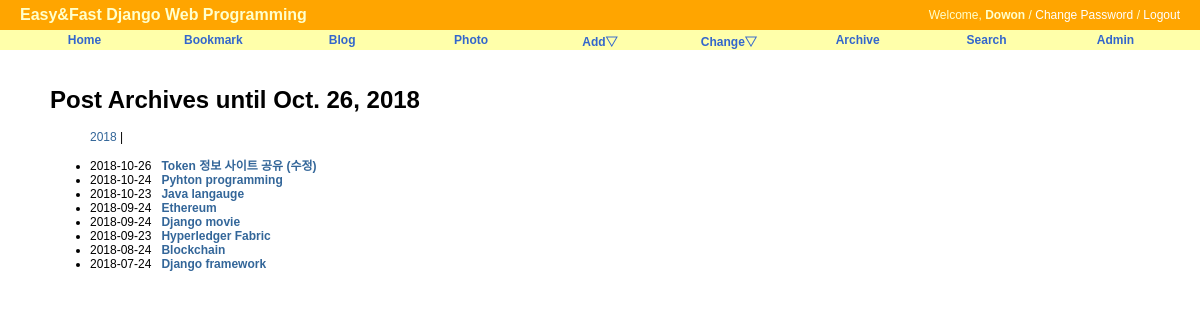
Page /blog/archive/ (signed in) on the committed database.
### blog/models.py (models this page shows, shortened)
class Post(models.Model):
    title       = models.CharField('TITLE', max_length=50)
    slug        = models.SlugField('SLUG', unique=True, allow_unicode=True, help_text='one word for title alias.')
    description = models.CharField('DESCRIPTION', max_length=100, blank=True, null=True, help_text='simple descripton text.')
    content     = models.TextField('CONTENT')
    create_date = models.DateTimeField('Create Date', auto_now_add=True)
    modify_date = models.DateTimeField('Modify Date', auto_now=True)
    owner = models.ForeignKey(User, null=True, on_delete=models.CASCADE)
    class Meta:
        verbose_name = 'post'
        verbose_name_plural = 'posts'
        db_table = 'blog_posts'
        ordering = ('-modify_date',)
    def get_absolute_url(self):
        return reverse('blog:post_detail', args=(self.slug,))

### blog/views.py (the view)
# urls.py: path('archive/', PostAV.as_view(), name='post_archive'),
class PostAV(ArchiveIndexView):
    model = Post
    date_field = 'modify_date'

### blog/templates/blog/post_archive.html (shortened to what this page needs)
{% extends "base.html" %}
{% block content %}
<div id="content">
<h1>Post Archives until {% now "N d, Y" %}</h1>
<ul>
    {% for date in date_list %}
        <li style="display: inline;">
            <a href="{% url 'blog:post_year_archive' date|date:"Y"%}">
                {{date|date:"Y"}}</a> |
        </li>
    {% endfor %}
</ul>
<div>
    <ul>
        {% for post in object_list %}
            <li>{{ post.modify_date|date:"Y-m-d" }}&nbsp;&nbsp;
                <a href="{{ post.get_absolute_url }}"><strong>{{ post.title }}</strong></a>
            </li>
        {% endfor %}
    </ul>
</div>
</div>
{% endblock %}

### templates/base.html (shortened to what this page needs)
<!DOCTYPE html>
<html lang="ko">
<head>
{% load staticfiles %}
<link rel="stylesheet" type="text/css" href="{% block stylesheet %}{% static "css/base.css" %}{% endblock %}" />
<link rel="stylesheet" type="text/css" href="{% block extrastyle %}{% endblock %}" />
</head>
<body>
<div id="header">
    <h2 class="maintitle">Easy&amp;Fast Django Web Programming</h2>
    {% if user.is_active %}
        <h4 class="welcome">Welcome, <strong>{% firstof user.get_short_name user.get_username %}</strong> /
            <a href="{% url 'password_change' %}">Change Password</a> /
            <a href="{% url 'logout' %}">Logout</a>
        </h4>
    {% else %}
        <h4 class="welcome">
            <a href="{% url 'login' %}">Login</a> /
            <a href="{% url 'register' %}">Register</a>
        </h4>
    {% endif %}
</div>
<div id="menu">
    <li><a href="{% url 'home' %}">Home</a></li>
    <li><a href="{% url 'bookmark:index' %}">Bookmark</a></li>
    <li><a href="{% url 'blog:index' %}">Blog</a></li>
    <li><a href="#">Photo</a></li>
    <li><a href="#">Add&bigtriangledown;</a>
    </li>
    <li><a href="#">Change&bigtriangledown;</a>
    </li>
    <li><a href="{% url 'blog:post_archive' %}">Archive</a></li>
    <li><a href="{% url 'blog:search' %}">Search</a></li>
    <li><a href="{% url 'admin:index' %}">Admin</a></li>
</div>
{% block content %}{% endblock %}
</body>
</html>

### static/css/base.css (style rules this page uses)
body { font-family: "Lucida Grande", Verdana, Arial, sans-serif; font-size: 12px; }
div#header { position: absolute; top: 0px; left: 0px; height: 30px; width: 100%; display: table; background: orange; }
div#menu { position: absolute; top: 30px; left: 0px; height: 20px; width: 100%; display: table; table-layout: fixed; border-spacing: 40px 0px; background: #ffa; font-size: 12px; }
div#content { position: absolute; top: 70px; left: 50px; right: 50px; }
.maintitle { display: table-cell; vertical-align: middle; padding-left: 20px; color: #ffc; font-weight: bold; font-size: 16px; }
.welcome { display: table-cell; vertical-align: middle; text-align: right; padding-right: 20px; color: #ffc; font-weight: normal; font-size: 12px; }
.welcome a:link, .welcome a:visited { color: white; }
div#menu a:link, div#menu a:visited { color: #36c; }
div#menu > li { display: table-cell; vertical-align: middle; border-radius: 25px; text-align: center; font-weight: bold; }
a:link, a:visited { color: #369; text-decoration: none; }

### rows in the picture
Post: modify_date "2018-10-26", title "Token 정보 사이트 공유 (수정)"
Post: modify_date "2018-10-24", title "Pyhton programming"
Post: modify_date "2018-10-23", title "Java langauge"
Post: modify_date "2018-09-24", title "Ethereum"
Post: modify_date "2018-09-24", title "Django movie"
Post: modify_date "2018-09-23", title "Hyperledger Fabric"
Post: modify_date "2018-08-24", title "Blockchain"
Post: modify_date "2018-07-24", title "Django framework"

### other values in the picture
{{ date|date:"Y" }} "2018"
